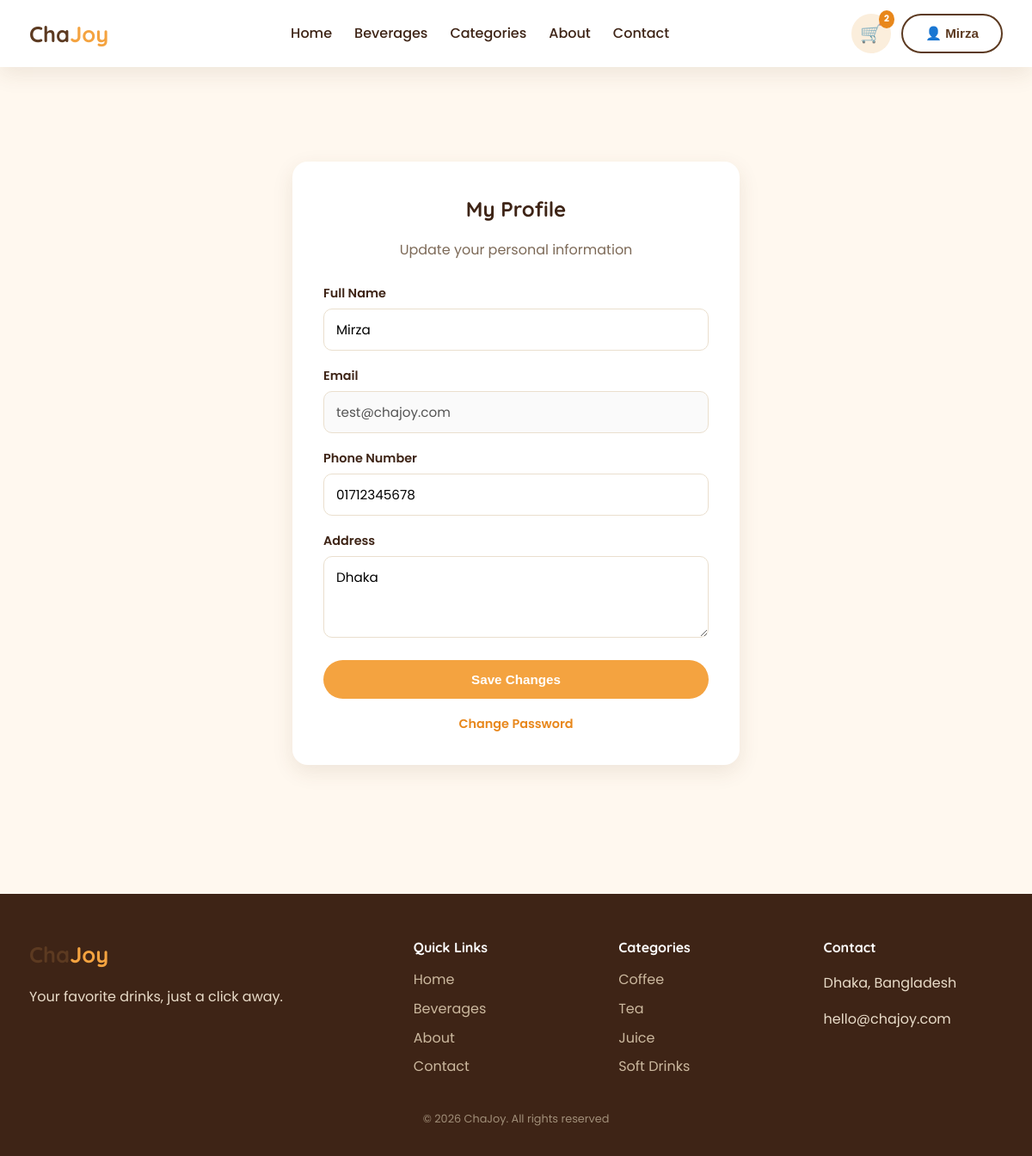
Screenshot of /index.php?page=profile (signed in) with the database file from the repository.
### tables this page shows
CREATE TABLE `users` (
  `id` int(11) NOT NULL,
  `full_name` varchar(100) NOT NULL,
  `email` varchar(100) NOT NULL,
  `phone` varchar(20) NOT NULL,
  `password` varchar(255) NOT NULL,
  `address` varchar(255) DEFAULT NULL,
  `role` enum('customer','admin','delivery') NOT NULL DEFAULT 'customer',
  `status` enum('active','inactive') NOT NULL DEFAULT 'active',
  `created_at` timestamp NOT NULL DEFAULT current_timestamp()
);

### controllers/CustomerController.php (called while the page is built, shortened)
<?php
function customerController_profile($conn) {
    $userId = $_SESSION['user_id'];
    $user = findUserById($conn, $userId);
    require __DIR__ . '/../views/customer/profile.php';
}
?>

### models/User.php (called while the page is built, shortened)
<?php
function findUserById($conn, $id)
{
    $stmt = $conn->prepare(
        "SELECT * FROM users
         WHERE id = ?
         LIMIT 1"
    );
    $stmt->bind_param("i", $id);
    $stmt->execute();
    $result = $stmt->get_result();
    $user = $result->fetch_assoc();
    return $user;
}
?>

### includes/functions.php (called while the page is built, shortened)
<?php
function clean($value) {
    return htmlspecialchars(
        trim($value ?? ""),
        ENT_QUOTES,
        'UTF-8'
    );
}
?>

### views/customer/profile.php (the view, shortened to what this page needs)
<?php require __DIR__ . '/../layouts/header.php'; ?>
<section class="section">
    <div class="container">
        <div class="form-card">
            <h2>My Profile</h2>
            <p class="form-subtitle">Update your personal information</p>
            <form method="POST" action="index.php?page=profile">
                <div class="form-group">
                    <label>Full Name</label>
                    <input type="text" name="full_name" value="<?php echo clean($user['full_name']); ?>" required>
                </div>
                <div class="form-group">
                    <label>Email</label>
                    <input type="email" value="<?php echo clean($user['email']); ?>" disabled>
                </div>
                <div class="form-group">
                    <label>Phone Number</label>
                    <input type="text" name="phone" value="<?php echo clean($user['phone']); ?>" required>
                </div>
                <div class="form-group">
                    <label>Address</label>
                    <textarea name="address" rows="3" required><?php echo clean($user['address']); ?></textarea>
                </div>
                <button type="submit" class="btn btn-primary btn-block">Save Changes</button>
            </form>
            <div class="form-footer">
                <a href="index.php?page=change_password">Change Password</a>
            </div>
        </div>
    </div>
</section>
<?php require __DIR__ . '/../layouts/footer.php'; ?>

### public/css/style.css (style rules this page uses)
:root { --cream: #FFF8EF; --cream-dark: #FBEEDC; --brown: #5C3A21; --brown-dark: #3E2416; --tea: #A9683D; --orange: #F4A340; --orange-dark: #E8871B; --green: #4CA771; --red: #E15252; --white: #FFFFFF; --shadow: 0 8px 24px rgba(92, 58, 33, 0.10); --radius: 18px; --radius-sm: 10px; }
* { box-sizing: border-box; }
body { margin: 0; font-family: 'Poppins', sans-serif; background: var(--cream); color: var(--brown-dark); line-height: 1.6; }
h1, h2, h3, h4 { font-family: 'Quicksand', sans-serif; color: var(--brown-dark); margin: 0 0 0.5em; }
a { text-decoration: none; color: inherit; }
.container { max-width: 1180px; margin: 0 auto; padding: 0 24px; }
.btn { display: inline-block; padding: 12px 26px; border-radius: 50px; font-weight: 600; font-size: 0.95rem; cursor: pointer; border: 2px solid transparent; transition: all 0.2s ease; text-align: center; }
.btn-primary { background: var(--orange); color: var(--white); }
.btn-block { display: block; width: 100%; }
.section { padding: 60px 0; }
.form-card { background: var(--white); border-radius: var(--radius); box-shadow: var(--shadow); padding: 36px; max-width: 520px; margin: 50px auto; }
.form-card h2 { text-align: center; margin-bottom: 6px; }
.form-subtitle { text-align: center; color: #7d6a58; margin-bottom: 26px; }
.form-group { margin-bottom: 18px; }
.form-group label { display: block; font-weight: 600; margin-bottom: 6px; font-size: 0.9rem; }
.form-group input, .form-group select, .form-group textarea { width: 100%; padding: 12px 14px; border-radius: var(--radius-sm); border: 1.5px solid #eadfce; font-family: inherit; font-size: 0.95rem; }
.form-footer { text-align: center; margin-top: 18px; font-size: 0.9rem; }
.form-footer a { color: var(--orange-dark); font-weight: 600; }

### rows the page displays
users: full_name "Mirza", email "test@chajoy.com", phone "01712345678", address "Dhaka"

### other values shown
$cartCount "2"
$_SESSION['user_name'] "Mirza"
